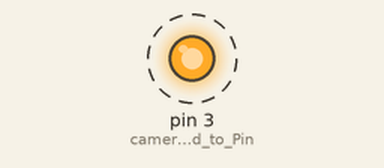
This sketch was run on a simulated Arduino Uno, built with avr-gcc and run on an emulated ATmega328P. Shown: output pins drawn as LEDs (lit = HIGH). Dashed ring = blinking. Pins used as bus, display or sensor lines are not drawn. At 70.1 s the program stops and its outputs stay as they are.

Above: at 0.22 s.
Timing chart, 0 to 3.0 s (numbered marks = the images above):
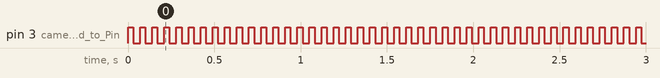

The sketch:

ETL_camera_synchronisation.ino
```cpp
///////////Use information//////////////
// This code is written to generate discrete voltages to drive ETL and synchronised with camera////////
// All the components must be connected as discribed in the article//////
// In ETL set lower and upper current limit and set Analog input mode of operation/////
// Enble external trigger of the camera//////
//upload in arduino.... starts data taking/////

#include <SPI.h>
byte address = 0x11;
int CS= 10;
int i=0;
int ex=30;//set camera exposure time
int d=40; // setcamera readout time
int k=10; //  set number of planes in one cycle
int n=100; // set number of cycles for cyclic scanning

void setup()
{
  pinMode (CS, OUTPUT);
  SPI.begin();
  // adjust high and low resistance of potentiometer
  // adjust Highest Resistance .
   digitalPotWrite(0x00);
   //delay(1000);

      // adjust  wiper in the  Mid point  .
   digitalPotWrite(0x80);
   //delay(1000);

   // adjust Lowest Resistance .
   digitalPotWrite(0xFF);
   //delay(1000);
    ////  camera trigger pin/////////
   pinMode(3, OUTPUT);  //camera is conected to Pin-3 of arduino
   digitalWrite(3, LOW); // set camera trigger line LOW


}

void loop()
{

  for (int j=1; j<=n; j++){

for (int i = 1; i <= k; i++){
  rt(i);

}

}
exit(0); //  stop upon completion

}

int digitalPotWrite(int value)
{
  digitalWrite(CS, LOW);
  SPI.transfer(address);
  SPI.transfer(value);
  digitalWrite(CS, HIGH);
}


void rt(int i)
{
digitalPotWrite(2.55*i); //255 stand mimimum resiatance and 0 stand maximum resiatance of digital potentio meter
//here trigger////////
digitalWrite(3, HIGH);   // start expose
delay(ex);                // exposure camera
digitalWrite(3, LOW);     //
delay(d);  //readtime plus processing time

  }
```

Measured:
- by itself, pin 3 (camera_is_conected_to_Pin): alternates HIGH for 0.03 s and LOW for 0.04 s, 2000 changes in all, then stays LOW
